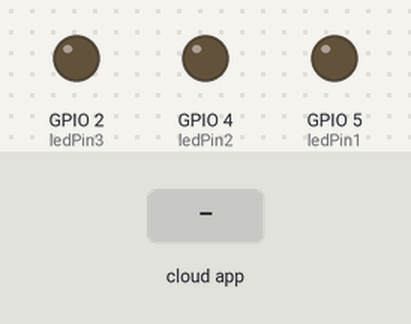
Simulated run of this sketch. Board: ESP8266 (NodeMCU). Parts: output pins drawn as LEDs (lit = HIGH). The test bench sets the inputs (shaded band). WiFi joins after 1.5 s; servers stay silent unless stated; no MQTT or app messages arrive unless stated; what the sketch prints to the serial monitor is not drawn.

Above: at 2.7 s.
2.8 s: the phone or cloud app sets LED_ON_OFF to ON
At 3.9 s:
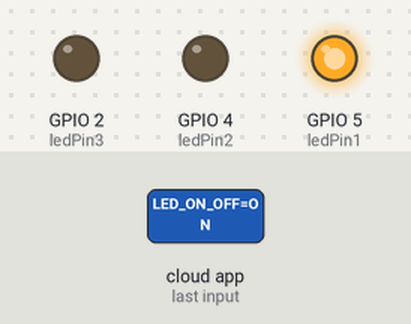
4.3 s: the phone or cloud app sets LED_ON_OFF to 1
At 5.3 s:
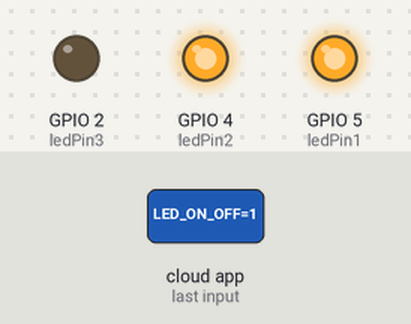
5.8 s: the phone or cloud app sets LED_ON_OFF to OFF
At 6.7 s:
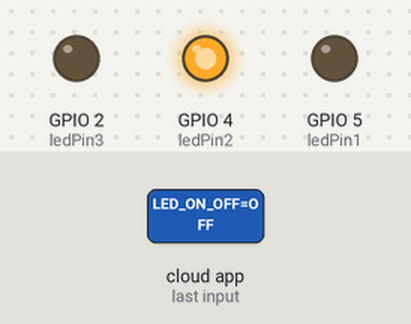
7.3 s: the phone or cloud app sets LED_ON_OFF to Lumos
At 8.5 s:
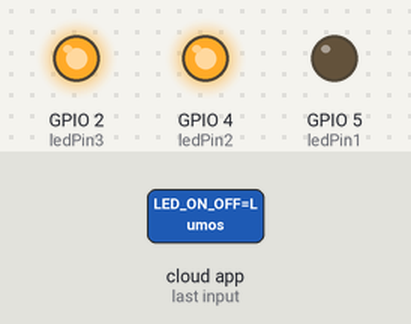
8.8 s: the phone or cloud app sets LED_ON_OFF to 0
At 10.0 s:
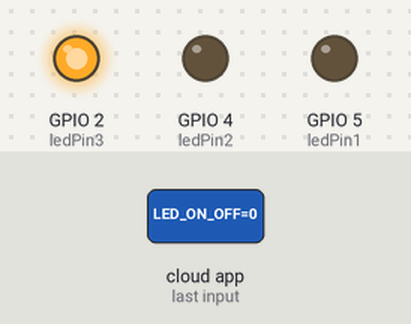
10.3 s: the phone or cloud app sets LED_ON_OFF to ON
At 10.7 s:
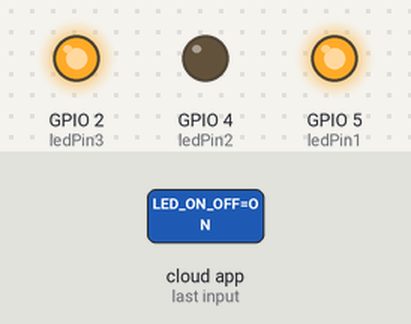
Timing chart, 0 to 12.8 s (numbered marks = the images above; inputs shaded):
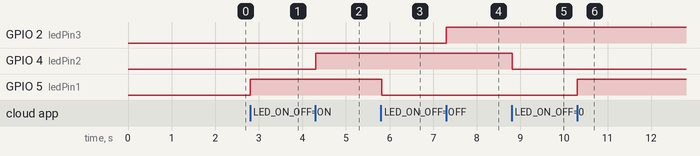

The sketch:

practica1.ino
```cpp
#include <dummy.h>
#include <ESP8266WiFi.h>
#include "Adafruit_MQTT.h"
#include "Adafruit_MQTT_Client.h"

// WIFI ACCESS POINT.
#define WLAN_SSID   "mely"
#define WLAN_PASS   "andy1406"

// ADAFRUIT.IO CONFIGURACION.
#define AIO_SERVER      "io.adafruit.com"
#define AIO_SERVERPORT  1883
#define AIO_USERNAME    "andy14munguia"
#define AIO_KEY         "aio_tNHm32lg83muVA3IH9kE67NWkVJl"


// CREATE AN ESP8266 WIFICLIENT CLASS TO CONNECT TO THE MQTT SERVER.
WiFiClient Client;


// SETUP THE MQTT CLIENT CLASS BY PASSING IN THE WIFI CLIENT AND MQTT SERVER AND LOGIN DETAILS.
Adafruit_MQTT_Client mqtt(&Client, AIO_SERVER, AIO_SERVERPORT, AIO_USERNAME, AIO_KEY);


// LED SETUP.
int ledPin1 = 5; // GPIO5 OF ESP8266
int ledPin2 = 4; // GPIO4 OF ESP8266
int ledPin3 = 2; // GPIO2 OF ESP8266


// FEEDS.
Adafruit_MQTT_Subscribe onoffbutton = Adafruit_MQTT_Subscribe(&mqtt, AIO_USERNAME "/feeds/LED_ON_OFF", MQTT_QOS_1);


// SKETCH CODE BUG - ARDUINO 1.6.6, IT SEEMS TO NEED A FUNCTION DECLARATION REASON:ONLY AFFECTS ESP***, LIKELY AN ARDUINO-BUILED BUG.
void MQTT_connect();


void setup() {
  Serial.begin(115200);

  // LED SETUP.
  pinMode(ledPin1, OUTPUT);
  digitalWrite(ledPin1, LOW);
  pinMode(ledPin2, OUTPUT);
  digitalWrite(ledPin2, LOW);
  pinMode(ledPin3, OUTPUT);
  digitalWrite(ledPin3, LOW);
  Serial.println(F("Adafruit MQTT Demo"));


  // CONNECT WIFI ACCESS POINT.
  Serial.println();
  Serial.println();
  Serial.print("Conectando espere un momento por favor...");
  Serial.println(WLAN_SSID);


  WiFi.begin(WLAN_SSID, WLAN_PASS);
  while (WiFi.status() != WL_CONNECTED) {
    delay(500);
    Serial.print(".");
  }
  Serial.println();

  Serial.println("WiFi Conectado Direccion IP");
  Serial.println("IP Adress: ");
  Serial.println(WiFi.localIP());

  // SETUP MQTT SUBSCRIPTION FOR ON-OFF-FEED.
  mqtt.subscribe(&onoffbutton);
}

uint32_t x = 0;

// ENSURE THE CONNECTION TO THE MQTT SERVER IS ALIVE (THIS WILL MAKE THE FIRST CONNECTION AND
// AUTOMATICALLY RECONNEXT WHEN DISCCONECTED).
// SEE THE MQTT_CONNECT FUNCTION DEFINITION FURTHER BELOW.

void loop() {
  MQTT_connect();

  // THIS IS OUR 'WAIT FOR INCOMING SUBSCRIPTION PACKETS' BUSU SUBLOOP

  Adafruit_MQTT_Subscribe *subscription;
  while ((subscription = mqtt.readSubscription(5000))) {
    if (subscription == &onoffbutton) {
      Serial.print("Got: ");
      Serial.println((char *)onoffbutton.lastread);

      if (strcmp((char *)onoffbutton.lastread, "ON") == 0) {
        digitalWrite(ledPin1, HIGH);
      }
      if (strcmp((char *)onoffbutton.lastread, "OFF") == 0) {
        digitalWrite(ledPin1, LOW);
      }
      if (strcmp((char *)onoffbutton.lastread, "1") == 0) {
        digitalWrite(ledPin2, HIGH);
      }
      if (strcmp((char *)onoffbutton.lastread, "0") == 0) {
        digitalWrite(ledPin2, LOW);
      }
      if (strcmp((char *)onoffbutton.lastread, "Lumos") == 0) {
        digitalWrite(ledPin3, HIGH);
      }
      if (strcmp((char *)onoffbutton.lastread, "Nox") == 0) {
        digitalWrite(ledPin3, LOW);
      }
    }
  }
}

void MQTT_connect() {
  int8_t ret;

  // STOP IF ALREADY CONNECTED.
  if (mqtt.connected()) {
    return;
  }
  Serial.print("Conectando a MQTT... Espere por favor");

  uint8_t retries = 3;
  while ((ret = mqtt.connect()) != 0) {
    Serial.println(mqtt.connectErrorString(ret));
    Serial.println("Reintentando conexion espere 5 segundos...");
    mqtt.disconnect();
    delay(5000);
    retries--;
    Serial.println("Retry " + retries);

    //BASICALLY DIE AND WAIT FOR WDT (WATCH DOG TIMER).
    if (retries == 0) {
      while (1);
    }

  }
  Serial.println("Ready1,MQTT Conectado!");
}
```

Measured:
- after the input at 2.8 s, GPIO 5 (ledPin1): LOW → HIGH at once
- after the input at 4.3 s, GPIO 4 (ledPin2): LOW → HIGH at once
- after the input at 5.8 s, GPIO 5 (ledPin1): HIGH → LOW at once
- after the input at 7.3 s, GPIO 2 (ledPin3): LOW → HIGH at once
- after the input at 8.8 s, GPIO 4 (ledPin2): HIGH → LOW at once
- after the input at 10.3 s, GPIO 5 (ledPin1): LOW → HIGH at once
